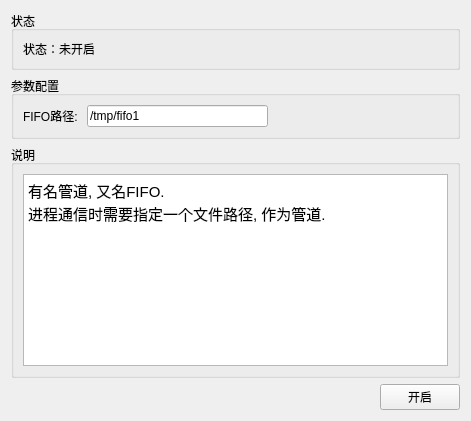
           <widget class="QWidget" name="tab_3">
            <attribute name="title">
             <string>配置状态</string>
            </attribute>
            <layout class="QGridLayout" name="gridLayout_8">
             <item row="0" column="0" colspan="2">
              <widget class="QGroupBox" name="groupBox_3">
               <property name="title">
                <string>状态</string>
               </property>
               <layout class="QVBoxLayout" name="verticalLayout_3">
                <item>
                 <widget class="QLabel" name="fifo_state_label">
                  <property name="text">
                   <string>状态：未开启</string>
                  </property>
                 </widget>
                </item>
               </layout>
              </widget>
             </item>
             <item row="1" column="0" colspan="2">
              <widget class="QGroupBox" name="groupBox">
               <property name="title">
                <string>参数配置</string>
               </property>
               <layout class="QGridLayout" name="gridLayout_7">
                <item row="0" column="0">
                 <layout class="QHBoxLayout" name="horizontalLayout_4">
                  <item>
                   <widget class="QLabel" name="label">
                    <property name="text">
                     <string>FIFO路径: </string>
                    </property>
                   </widget>
                  </item>
                  <item>
                   <widget class="QLineEdit" name="fifo_lineEdit01">
                    <property name="text">
                     <string>/tmp/fifo1</string>
                    </property>
                   </widget>
                  </item>
                  <item>
                   <spacer name="horizontalSpacer_4">
                    <property name="orientation">
                     <enum>Qt::Horizontal</enum>
                    </property>
                    <property name="sizeHint" stdset="0">
                     <size>
                      <width>40</width>
                      <height>20</height>
                     </size>
                    </property>
                   </spacer>
                  </item>
                 </layout>
                </item>
               </layout>
              </widget>
             </item>
             <item row="2" column="0" colspan="2">
              <widget class="QGroupBox" name="groupBox_2">
               <property name="title">
                <string>说明</string>
               </property>
               <layout class="QGridLayout" name="gridLayout_6">
                <item row="0" column="0">
                 <widget class="QTextBrowser" name="textBrowser">
                  <property name="html">
                   <string>&lt;!DOCTYPE HTML PUBLIC &quot;-//W3C//DTD HTML 4.0//EN&quot; &quot;http://www.w3.org/TR/REC-html40/strict.dtd&quot;&gt;
&lt;html&gt;&lt;head&gt;&lt;meta name=&quot;qrichtext&quot; content=&quot;1&quot; /&gt;&lt;style type=&quot;text/css&quot;&gt;
p, li { white-space: pre-wrap; }
&lt;/style&gt;&lt;/head&gt;&lt;body style=&quot; font-family:'文泉驿微米黑'; font-size:11pt; font-weight:400; font-style:normal;&quot;&gt;
&lt;p style=&quot; margin-top:0px; margin-bottom:0px; margin-left:0px; margin-right:0px; -qt-block-indent:0; text-indent:0px;&quot;&gt;有名管道, 又名FIFO.&lt;/p&gt;
&lt;p style=&quot; margin-top:0px; margin-bottom:0px; margin-left:0px; margin-right:0px; -qt-block-indent:0; text-indent:0px;&quot;&gt;进程通信时需要指定一个文件路径, 作为管道.&lt;/p&gt;&lt;/body&gt;&lt;/html&gt;</string>
                  </property>
                 </widget>
                </item>
               </layout>
              </widget>
             </item>
             <item row="3" column="0">
              <spacer name="horizontalSpacer_3">
               <property name="orientation">
                <enum>Qt::Horizontal</enum>
               </property>
               <property name="sizeHint" stdset="0">
                <size>
                 <width>363</width>
                 <height>20</height>
                </size>
               </property>
              </spacer>
             </item>
             <item row="3" column="1">
              <widget class="QPushButton" name="fifo_btn_enter">
               <property name="text">
                <string>开启</string>
               </property>
              </widget>
             </item>
            </layout>
           </widget>
